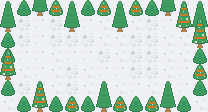

A 2D game scene composited from a Tiled map and its tileset images. What follows is a short description and the map's XML, with every tile layer's data as written:
An orthogonal 13x7 tile map with 16x16 px tiles, 5 tile layers (background, trees_background, trees, trees2, ...).

<map version="1.4" tiledversion="1.4.2" orientation="orthogonal" renderorder="left-down" width="13" height="7" tilewidth="16" tileheight="16" infinite="0" nextlayerid="7" nextobjectid="2">
 <tileset firstgid="1" source="map.tsx" />
 <layer id="1" name="background" width="13" height="7">
  <data encoding="csv">
38,39,39,39,37,37,37,37,38,37,39,37,37,
38,39,38,39,38,38,37,37,37,39,38,37,37,
37,39,38,39,39,39,37,37,39,39,37,37,38,
38,38,38,37,38,38,39,37,39,39,37,37,39,
38,37,38,37,39,37,38,38,39,39,37,38,38,
39,39,37,37,39,37,38,37,38,37,38,38,39,
37,38,38,39,39,37,39,37,38,37,37,38,37
</data>
 </layer>
 <layer id="5" name="trees_background" width="13" height="7">
  <data encoding="csv">
13,1,25,2,13,1,2,13,2,1,25,14,13,
25,0,0,0,25,0,0,25,0,0,0,26,25,
0,0,0,0,0,0,0,0,0,0,0,0,0,
0,0,0,0,0,0,0,0,0,0,0,0,0,
0,0,0,0,0,0,0,0,0,0,0,0,0,
0,0,0,0,0,0,0,0,0,0,0,0,0,
0,0,0,0,0,0,0,0,0,0,0,0,0
</data>
 </layer>
 <layer id="2" name="trees" width="13" height="7">
  <data encoding="csv">
0,0,0,0,0,0,0,0,0,0,0,0,0,
0,0,0,0,0,0,0,0,0,0,0,0,0,
1,0,0,0,0,0,0,0,0,0,0,0,0,
1,0,0,0,0,0,0,0,0,0,0,0,1,
0,0,0,0,0,0,0,0,0,0,0,0,2,
1,0,0,0,0,0,0,0,0,0,0,0,1,
0,0,0,0,0,0,0,0,0,0,0,0,0
</data>
 </layer>
 <layer id="3" name="trees2" width="13" height="7">
  <data encoding="csv">
0,0,0,0,0,0,0,0,0,0,0,0,0,
0,0,0,0,0,0,0,0,0,0,0,0,14,
0,0,0,0,0,0,0,0,0,0,0,0,26,
14,0,0,0,0,0,0,0,0,0,0,0,0,
26,0,0,0,0,0,0,0,0,0,0,0,0,
0,0,0,0,0,0,0,0,0,0,0,0,0,
0,0,0,0,0,0,0,0,0,0,0,0,0
</data>
 </layer>
 <layer id="6" name="trees_foreground" width="13" height="7">
  <data encoding="csv">
0,0,0,0,0,0,0,0,0,0,0,0,0,
0,0,0,0,0,0,0,0,0,0,0,0,0,
0,0,0,0,0,0,0,0,0,0,0,0,0,
0,0,0,0,0,0,0,0,0,0,0,0,0,
0,0,0,0,0,0,0,0,0,0,0,0,0,
0,0,14,0,0,0,13,0,0,0,13,0,0,
0,1,26,1,2,1,25,2,1,2,25,1,0
</data>
 </layer>
</map>
